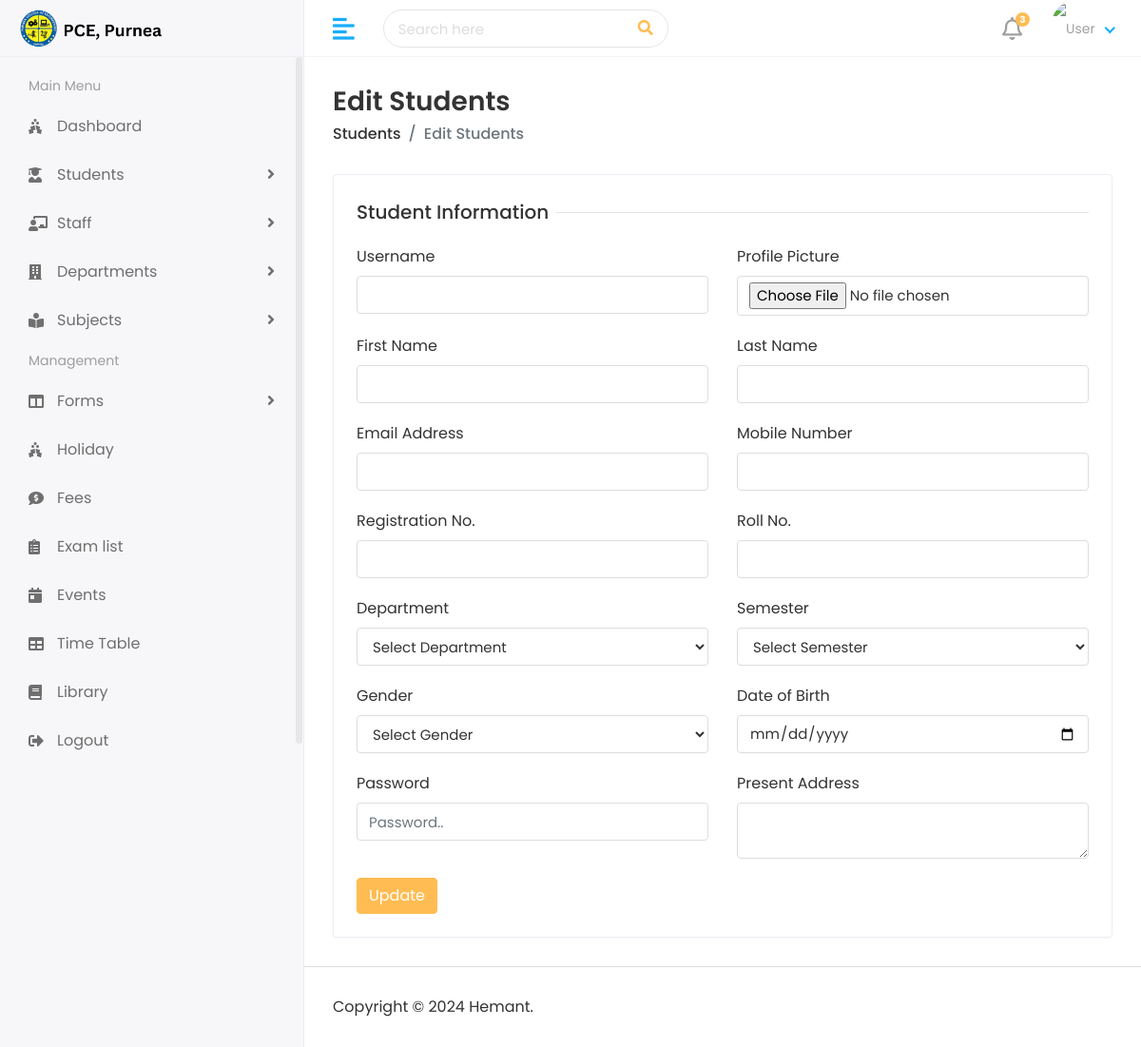
The app's page /Hod/Student/Edit/7, older data.
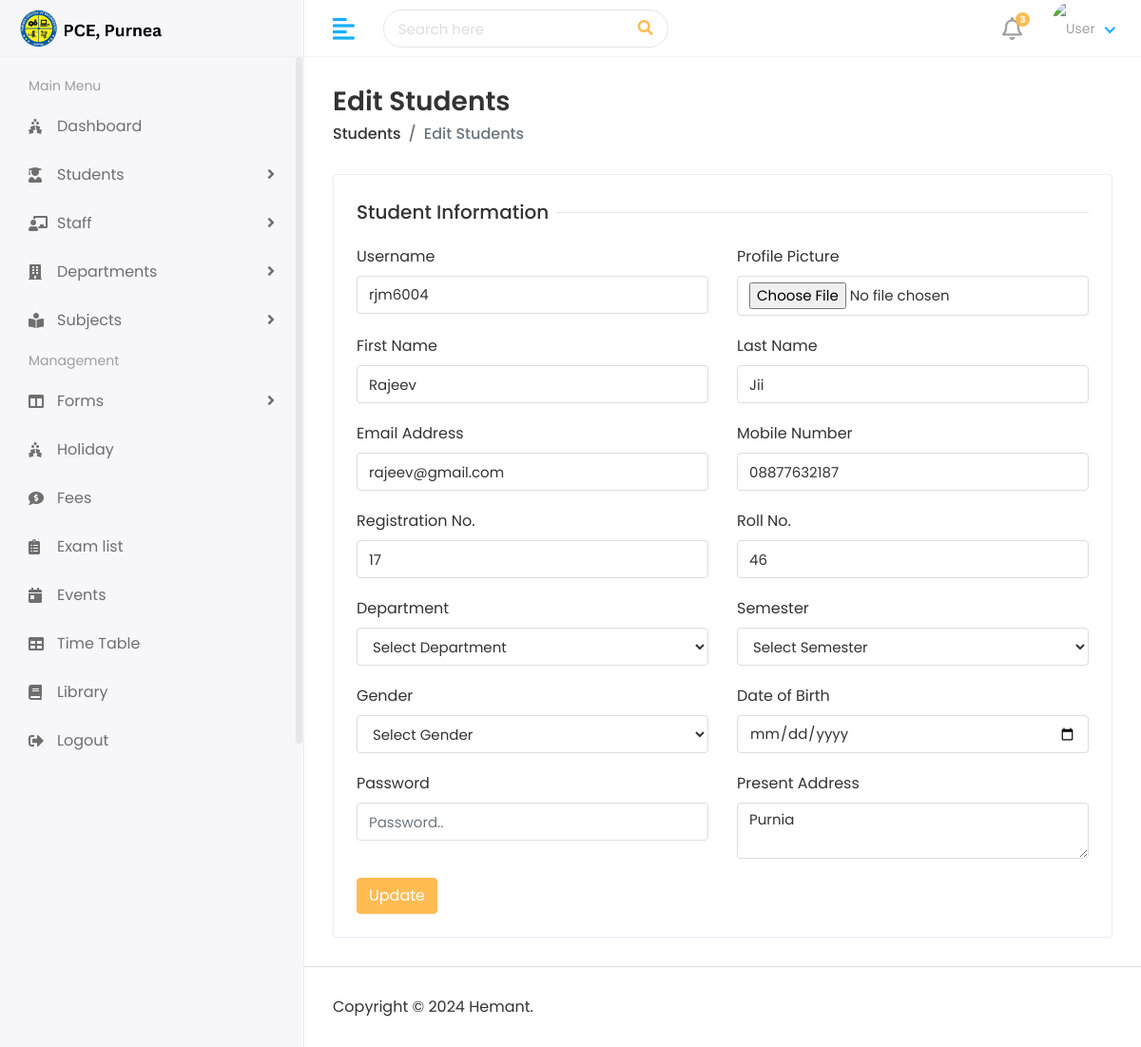
The same page, newer data.
### app/models.py (models this page shows, shortened)
class Student(models.Model):
    admin = models.OneToOneField(CustomUser, on_delete=models.CASCADE)
    address = models.TextField()
    registration = models.CharField(max_length=20, unique=True, null=True)
    mobile_number = models.CharField(max_length=20, null=True)
    roll = models.CharField(max_length=20, null=True)
    gender = models.CharField(max_length=100)
    dob = models.DateField(null=True)
    course = models.ForeignKey(Course, on_delete=models.DO_NOTHING)
    session_year = models.ForeignKey(Session_Year, on_delete=models.DO_NOTHING)

class CustomUser(AbstractUser):
    USER = (
        (1, 'HOD'),
        (2, 'STAFF'),
        (3, 'STUDENT')
    )
    user_type = models.CharField(choices=USER, max_length=50, default=1)
    profile_pic = models.ImageField(
        upload_to='media/profile_pic', null=True, blank=True)

### college/hod_views.py (the view)
# urls.py: path('Hod/Student/Edit/<str:id>', hod_views.EDIT_STUDENT, name='edit_student'),
def EDIT_STUDENT(request, id):
    student = Student.objects.filter(id=id)
    course_obj = Course.objects.all()
    session_year = Session_Year.objects.all()
    context = {
        'student': student,
        'course': course_obj,
        'session_year': session_year
    }
    return render(request, 'Hod/edit_student.html', context)

### templates/Hod/edit_student.html (shortened to what this page needs)
{% extends "base.html" %}
{% block content %}
<div class="content container-fluid">
   <div class="page-header">
      <div class="row align-items-center">
         <div class="col">
            <h3 class="page-title">Edit Students</h3>
            <ul class="breadcrumb">
               <li class="breadcrumb-item"><a href="students.html">Students</a></li>
               <li class="breadcrumb-item active">Edit Students</li>
            </ul>
         </div>
      </div>
   </div>
   <div class="row">
      <div class="col-sm-12">
         <div class="card">
            <div class="card-body">
               <form>
                  <div class="row">
                     <div class="col-12">
                        <h5 class="form-title"><span>Student Information</span></h5>
                     </div>
                     <div class="col-12 col-sm-6">
                        <div class="form-group">
                           <label>Username</label>
                           <input type="text" class="form-control" name='username' value = "{% for i in student  %}{{i.admin.username}}{% endfor %}">
                        </div>
                     </div>
                     <div class="col-12 col-sm-6">
                        <div class="form-group">
                           <label>Profile Picture</label>
                           <input type="file" class="form-control" name='profile_pic' value = "{% for i in student  %}{{i.admin.profile_pic}}{% endfor %}">
                        </div>
                     </div>
                     <div class="col-12 col-sm-6">
                        <div class="form-group">
                           <label>First Name</label>
                           <input type="text" class="form-control" name='first_name' value = "{% for i in student  %}{{i.admin.first_name}}{% endfor %}">
                        </div>
                     </div>
                     <div class="col-12 col-sm-6">
                        <div class="form-group">
                           <label>Last Name</label>
                           <input type="text" class="form-control" name='last_name' value = "{% for i in student  %}{{i.admin.last_name}}{% endfor %}">
                        </div>
                     </div>
                     <div class="col-12 col-sm-6">
                        <div class="form-group">
                           <label>Email Address</label>
                           <input type="email" class="form-control" name='email' value = "{% for i in student  %}{{i.admin.email}}{% endfor %}">
                        </div>
                     </div>
                     <div class="col-12 col-sm-6">
                        <div class="form-group">
                           <label>Mobile Number</label>
                           <input type="Number" class="form-control" name='mobile_number' value = "{% for i in student  %}{{i.mobile_number}}{% endfor %}">
                        </div>
                     </div>
                     <div class="col-12 col-sm-6">
                        <div class="form-group">
                           <label>Registration No.</label>
                           <input type="Number" class="form-control" name='registration' value = "{% for i in student  %}{{i.registration}}{% endfor %}">
                        </div>
                     </div>
                     <div class="col-12 col-sm-6">
                        <div class="form-group">
                           <label>Roll No.</label>
                           <input type="text" class="form-control" name='roll' value = "{% for i in student  %}{{i.roll}}{% endfor %}">
                        </div>
                     </div>
                     <div class="col-12 col-sm-6">
                        <div class="form-group">
                           <label>Department</label>
                           <select class="form-control" name='course_id' value = "{% for i in student  %}{{i.admin.course_id}}{% endfor %}">
                              <option>Select Department</option>
                           </select>
                        </div>
                     </div>
                     <div class="col-12 col-sm-6">
                        <div class="form-group">
                           <label>Semester</label>
                           <select class="form-control" name='session_year_id'>
                              <option>Select Semester</option>
                           </select>
                        </div>
                     </div>
                     <div class="col-12 col-sm-6">
                        <div class="form-group">
                           <label>Gender</label>
                           <select class="form-control" name='gender' value = "{% for i in student  %}{{i.gender}}{% endfor %}">
                              <option>Select Gender</option>
                           </select>
                        </div>
                     </div>
                     <div class="col-12 col-sm-6">
                        <div class="form-group">
                           <label>Date of Birth</label>
                           <div>
                              <input type="date" class="form-control" name='dob' value = "{% for i in student  %}{{i.dob}}{% endfor %}">
                           </div>
                        </div>
                     </div>
                     <div class="col-12 col-sm-6">
                        <div class="form-group">
                           <label>Password</label>
                           <input type="text" class="form-control" placeholder='Password..' name='password' required>
                        </div>
                     </div>
                     <div class="col-12 col-sm-6">
                        <div class="form-group">
                           <label>Present Address</label>
                           <textarea class="form-control" name='address'>{% for i in student  %}{{i.address}}{% endfor %}</textarea>
                        </div>
                     </div>
                     <div class="col-12">
                        <button type="submit" class="btn btn-primary">Update</button>
                     </div>
                  </div>
               </form>
            </div>
         </div>
      </div>
   </div>
</div>
{% endblock content %}

### templates/base.html (shortened to what this page needs)
<!DOCTYPE html>
<html lang="en">
{% load static %}
<head>
    <link rel="stylesheet" href="{% static 'assets/plugins/bootstrap/css/bootstrap.min.css' %}">
    <link rel="stylesheet" href="{% static 'assets/plugins/fontawesome/css/fontawesome.min.css' %}">
    <link rel="stylesheet" href="{% static 'assets/plugins/fontawesome/css/all.min.css' %}">
    <link rel="stylesheet" href="{% static 'assets/css/style.css' %}">
</head>
<body>
    <div class="main-wrapper">
        {% include 'include/header.html'%}
        {% include 'include/sidebar.html'%}
        <div class="page-wrapper">
            {% block content %}
            {% endblock content %}
            {% include 'include/footer.html'%}
         </div>
    </div>
</body>
</html>

### templates/include/header.html (shortened to what this page needs)
{% load static %}
<div class="header">
    <div class="header-left">
        <a href="#" class="logo">
            <img src="{% static 'assets/img/pce.png' %}" alt="Logo">
        </a>
    </div>
    <a href="javascript:void(0);" id="toggle_btn">
        <i class="fas fa-align-left"></i>
    </a>
    <div class="top-nav-search">
        <form>
            <input type="text" class="form-control" placeholder="Search here">
            <button class="btn" type="submit"><i class="fas fa-search"></i></button>
        </form>
    </div>
    <ul class="nav user-menu">
        <li class="nav-item dropdown noti-dropdown">
            <a href="#" class="dropdown-toggle nav-link" data-toggle="dropdown">
                <i class="far fa-bell"></i> <span class="badge badge-pill">3</span>
            </a>
        </li>
        <li class="nav-item dropdown has-arrow">
            <a href="#" class="dropdown-toggle nav-link" data-toggle="dropdown">
                {% if user.profile_pic == '' %}
                <span class="user-img"><img class="rounded-circle" src="{% static "assets/img/b1.png" %} width="31"
                        alt="User"></span>
                {% else %}
                <span class="user-img"><img class="rounded-circle" src="/{{ user.profile_pic }}" width="31"
                        alt="User"></span>
                {% endif %}
            </a>
        </li>
    </ul>
</div>

### templates/include/sidebar.html (shortened to what this page needs)
{% load static %}
<div class="sidebar" id="sidebar">
    <div class="sidebar-inner slimscroll">
        <div id="sidebar-menu" class="sidebar-menu">
            <ul>
                <li class="menu-title">
                    <span>Main Menu</span>
                </li>
                <li class="submenu active">
                    <li>
                        <a href= {% url "hod_home" %} ><i class="fas fa-holly-berry"></i> <span>Dashboard</span></a>
                    </li>
                </li>
                <li class="submenu">
                    <a href="#"><i class="fas fa-user-graduate"></i> <span> Students</span> <span
                            class="menu-arrow"></span></a>
                </li>
                <li class="submenu">
                    <a href="#"><i class="fas fa-chalkboard-teacher"></i> <span> Staff</span> <span
                            class="menu-arrow"></span></a>
                </li>
                <li class="submenu">
                    <a href="#"><i class="fas fa-building"></i> <span> Departments</span> <span
                            class="menu-arrow"></span></a>
                </li>
                <li class="submenu">
                    <a href="#"><i class="fas fa-book-reader"></i> <span> Subjects</span> <span
                            class="menu-arrow"></span></a>
                </li>
                <li class="menu-title">
                    <span>Management</span>
                </li>
                <li class="submenu">
                    <a href="#"><i class="fas fa-columns"></i> <span> Forms </span> <span
                        class="menu-arrow"></span></a>
                    </li>
                <li>
                    <a href="holiday.html"><i class="fas fa-holly-berry"></i> <span>Holiday</span></a>
                </li>
                <li>
                    <a href="fees.html"><i class="fas fa-comment-dollar"></i> <span>Fees</span></a>
                </li>
                <li>
                    <a href="exam.html"><i class="fas fa-clipboard-list"></i> <span>Exam list</span></a>
                </li>
                <li>
                    <a href="event.html"><i class="fas fa-calendar-day"></i> <span>Events</span></a>
                </li>
                <li>
                    <a href="time-table.html"><i class="fas fa-table"></i> <span>Time Table</span></a>
                </li>
                <li>
                    <a href="library.html"><i class="fas fa-book"></i> <span>Library</span></a>
                </li>
                <li>
                    <a href="{% url 'logout' %}"><i class="fas fa-sign-out-alt"></i> <span>Logout</span></a>
                </li>
            </ul>
        </div>
    </div>
</div>

### templates/include/footer.html
{% load static %}
<footer>
    <p>Copyright © 2024 Hemant.</p>
</footer>

Row changes from the older to the newer data that the page shows:
added Student: username "rjm6004", first_name "Rajeev", last_name "Jii", email "rajeev@gmail.com", mobile_number "08877632187", registration "17", roll "46", course_id "Select Department", gender "Select Gender", address "Purnia"
Text that changed along with them:
form field course_id: "Select Department" → (not shown)
form field gender: "Select Gender" → (not shown)
